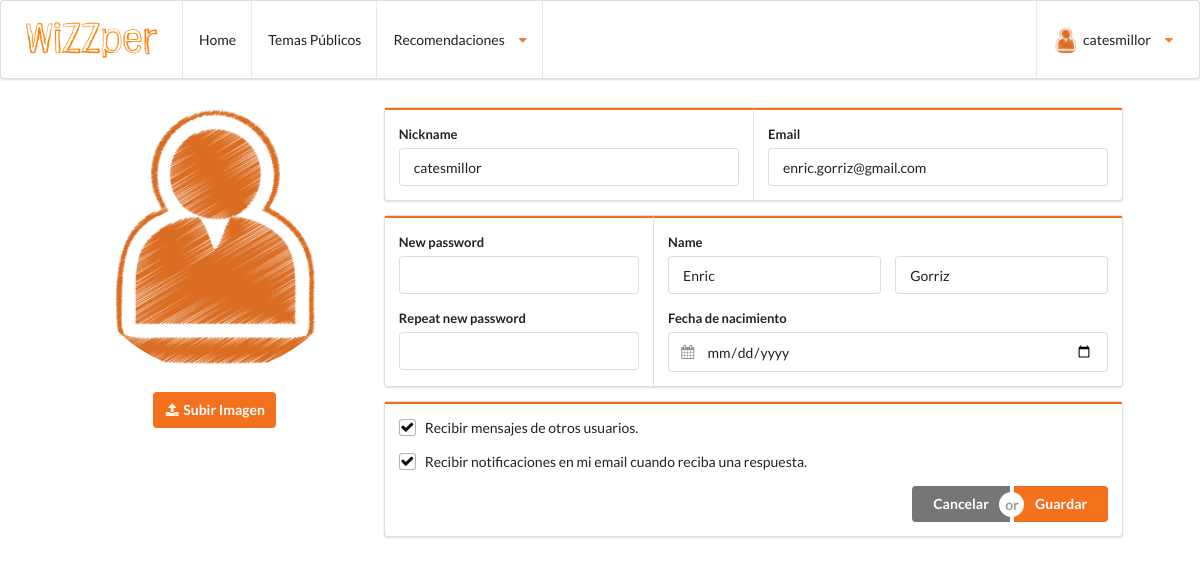
/modificar_perfil.php (signed in), run on the app's committed database.
### tables this page shows
CREATE TABLE IF NOT EXISTS `tbl_user` (
		`user_id` int(11) NOT NULL,
		`user_nickname` varchar(50) NOT NULL,
		`user_email` varchar(50) NOT NULL,
		`user_password` varchar(50) NOT NULL,
		`user_name` varchar(30) NULL,
		`user_surname` varchar(50) NULL,
		`user_dateofbirth` date NULL,
		`user_avatar` varchar(50) NULL,
		`user_gender` tinyint(1) NULL,
		`user_response` boolean default true NULL,
		`user_notification` boolean default true NULL
	);

### modificar_perfil.php (the view, shortened to what this page needs)
<?php
	include ("conexion.php");
    $fecha = date('Y-m-j');
    $nuevafecha = strtotime ( '-18 year' , strtotime ( $fecha ) ) ;
    $nuevafecha = date ( 'Y-m-j' , $nuevafecha );
    $sql = "SELECT * FROM tbl_user WHERE user_id='$_SESSION[wizzperid]'";
    $datos = mysqli_query($con, $sql);
    while($send = mysqli_fetch_array($datos)){
		$nickname=utf8_encode($send['user_nickname']);
		$email=utf8_encode($send['user_email']);
		$nombre=utf8_encode($send['user_name']);
		$apellidos=utf8_encode($send['user_surname']);
		$birth=$send['user_dateofbirth'];
		$respuestas=$send['user_response'];
		$notificaciones=$send['user_notification'];
	}
?>
<!DOCTYPE html>
<html lang="es">
    <head>
        <link rel="stylesheet" type="text/css" href="css/style.css">
        <link rel="stylesheet" type="text/css" href="dist/semantic.min.css">
    </head>
    <body>
		<header>
            <nav class="ui stackable menu">
                <span class="item"><img class="ui small image" src="media/logo/loguito.png" onclick="location.href='index.php'"></span>
                <a class="item" href="index.php">
                    Home
                </a>
                 <a class="item" href="temasPublicos.php">
                    Temas Públicos
                </a>
                <div class="ui simple dropdown item">
                    Recomendaciones <i class="dropdown orange icon"></i>
                </div>
                <div class="ui simple right floated dropdown item" id="user_options">
                    <img class="ui avatar image" src="media/img/users_avatar.png"><?php echo $_COOKIE["wizzper"];?><i class="dropdown orange icon"></i>
                </div>
            </nav>
        </header>
		<div class="ui stackable grid" id="grid_cuerpo">
        	<div class="four column row">
        		<div class="one wide column"></div>
        		<div class="four wide center aligned column">
        			<img class="ui medium circular image" src="media/img/users_avatar.png"><br/>
					<div>
						<label for="file" class="ui orange icon button">
						<i class="upload icon"></i>
						Subir Imagen</label>
					</div>
        		</div>
        		<div class="ten wide column">
        			<form class="ui modifcarPerfil form" name="modi" method="POST" action="procs/modificar_perfil.proc.php">
        				<div class="ui horizontal segments">
							<div class="ui orange segment">
								<div class="field">
									<label>Nickname</label>
									<input type="text" name="mod_nickname" value="<?php echo $nickname; ?>">
								</div>
							</div>
							<div class="ui orange segment">
								<div class="field">
									<label>Email</label>
									<input type="email" name="mod_email" value="<?php echo $email; ?>">
								</div>
							</div>
						</div>
						<div class="ui horizontal segments">
							<div class="ui orange segment">
								<div class="field">
									<label>New password</label>
									<input type="password" name="mod_password">
								</div>
								<div class="field">
									<label>Repeat new password</label>
									<input type="password" name="mod_repeat_password">
								</div>
							</div>
							<div class="ui orange segment">
								<div class="field">
									<label>Name</label>
									<div class="two fields">
										<div class="field">
											<input type="text" name="mod_nombre" value="<?php echo $nombre; ?>">
										</div>
										<div class="field">
											<input type="text" name="mod_apellidos" value="<?php echo $apellidos; ?>">
										</div>
									</div>
								</div>
								<div class="field">
									<label>Fecha de nacimiento</label>
	                                <div class="ui left icon input">
	                                    <input type="date" name="mod_dateofbirth" max='<?php echo $nuevafecha;?>' value='<?php echo $birth;?>'>
	                                </div>
                            	</div>
							</div>
						</div>
						<div class="ui horizontal segments">
							<div class="ui left aligned orange segment">
								<div class="ui checkbox">
								<?php
									if($respuestas!=0){
								?>
										<label>Recibir mensajes de otros usuarios.</label>
								<?php
									}else{
								?>
										<input type="checkbox" name="recibir_mensajes">
										<label>Recibir mensajes de otros usuarios.</label>
								<?php
									}
								?>
								</div>
								<div class="ui checkbox">
									<?php
									if($notificaciones!=0){
									?>
										<label>Recibir notificaciones en mi email cuando reciba una respuesta.</label>
									<?php
									}else{
									?>
										<input type="checkbox" name="notif_email">
										<label>Recibir notificaciones en mi email cuando reciba una respuesta.</label>
									<?php
									}
									?>
								</div>
								<div class="ui right floated buttons">
									<button class="ui grey button" type="reset">Cancelar</button>
									<div class="or"></div>
									<button class="ui orange button" type="submit">Guardar</button>
								</div>
							</div>
						</div>
					</form>
        		</div>
        		<div class="one wide column"></div>
        	</div>
		</div>
    </body>
</html>

### css/style.css (style rules this page uses)
#user_options { right:10px; }
#grid_cuerpo { margin-top:0px; }

### data on the page
tbl_user: mod_nickname "catesmillor", mod_email "enric.gorriz@gmail.com", mod_nombre "Enric", mod_apellidos "Gorriz"

### other printed values
$_COOKIE["wizzper"] "catesmillor"
